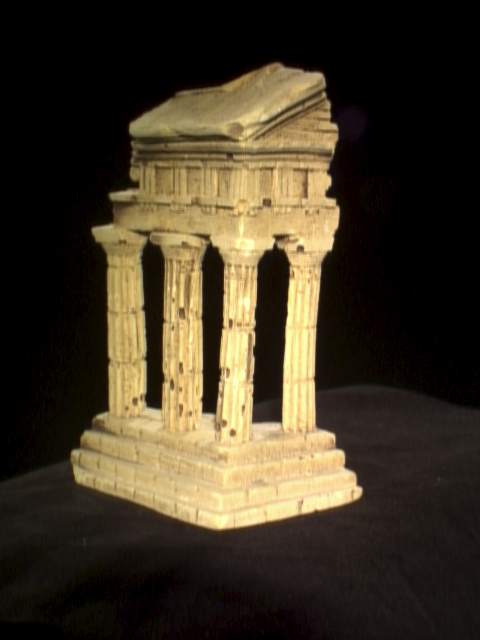
//> input picture opencv_test/myslic/temple0040.png, 480 x 640 px
$ ./slic_test ../temple0040.png 2000 256 ./result_temple.png   (built with g++ and OpenCV 4)
//> lines starting //> are read from the running program, lines starting //| are printed output that depends on the picture; after the words box and inside, x2 and y2 are one past the last pixel; in counts of white or black regions, pixels touching at a corner belong together
### opencv_test/myslic/slic.h
#ifndef SLIC_H
#define SLIC_H
#include <opencv2/opencv.hpp>
#include <opencv2/core/core.hpp>
#include <opencv2/highgui/highgui.hpp>
#include <stdio.h>
#include <iostream>
#include <vector>
#include <cmath>
#include <cfloat>

#define vec2dd std::vector<std::vector<double> >
#define vec2di std::vector<std::vector<int> >
#define vec2db std::vector<std::vector<bool> >
#define NR_ITERATIONS 10

class Slic {
	private:
		/* The cluster assignments and distance values for each pixel. */
		vec2di clusters;
		vec2dd distances;

		/* The LAB and xy values of the centers. */
		vec2dd centers;
		/* The number of occurences of each center. */
		std::vector<int> center_counts;

		/* The step size per cluster, and the colour (nc) and distance (ns)
         * parameters. */
		int step, nc, ns;

		/* Compute the distance between a center and an individual pixel. */
		double compute_dist(int ci, cv::Point pixel, cv::Scalar colour);
		cv::Point find_local_minimum(cv::Mat image, cv::Point center);

		/* Remove and initialize the 2d vectors. */
		void clear_data();
		void init_data(cv::Mat image);

	public:
		/* Class constructors and deconstructors. */
		Slic();
		~Slic();

		/* Generate an over-segmentation for an image. */
		void generate_superpixels(cv::Mat image, int step, int nc);
		/* Enforce connectivity for an image. */
		void create_connectivity(cv::Mat image);

		/* Draw functions. Resp. displayal of the centers and the contours. */
		void display_center_grid(cv::Mat image, cv::Scalar colour);
		void display_contours(cv::Mat, cv::Scalar colour);
		void colour_with_cluster_means(cv::Mat image);
};

#endif /* ifndef SLIC_H */

### opencv_test/myslic/slic.cc
#include "slic.h"

Slic::Slic() {

}

Slic::~Slic() {
	clear_data();
}

// private class member func
void Slic::clear_data() {
		clusters.clear();
		distances.clear();
		centers.clear();
		center_counts.clear();
}

// private class member func
void Slic::init_data(cv::Mat image) {
	/* Initialize the cluster and distance matrices. */
	for (int i = 0; i < image.cols; i++) {
		std::vector<int> cr;
		std::vector<double> dr;
		for (int j = 0; j < image.rows; j++) {
			cr.push_back(-1);
			// maximun positive float value
			// #define FLT_MAX 3.402823466e+38F
			dr.push_back(FLT_MAX);
		}
		clusters.push_back(cr);
		distances.push_back(dr);
    }

	/* Initialize the centers and counters. */
	for (int i = step; i < image.cols - step/2; i += step) {
		for (int j = step; j < image.rows - step/2; j += step) {
			std::vector<double> center;
			/* Find the local minimum (gradient-wise). */
			cv::Point nc = find_local_minimum(image, cv::Point(i,j));

			/* Generate the center vector. */
			center.push_back((int) image.at<cv::Vec3b>(nc.y, nc.x).val[0]);
			center.push_back((int) image.at<cv::Vec3b>(nc.y, nc.x).val[1]);
			center.push_back((int) image.at<cv::Vec3b>(nc.y, nc.x).val[2]);
			center.push_back(nc.x);
			center.push_back(nc.y);

			/* Append to vector of centers. */
			centers.push_back(center);
			center_counts.push_back(0);
        }
    }
}

// private class member func
// Compute the distance between a cluster center and an individual pixel.
double Slic::compute_dist(int ci, cv::Point pixel, cv::Scalar colour) {
	double dc = sqrt(pow(centers[ci][0] - colour.val[0], 2) +
		pow(centers[ci][1] - colour.val[1], 2) +
		pow(centers[ci][2] - colour.val[2], 2));
	double ds = sqrt(pow(centers[ci][3] - pixel.x, 2) +
		pow(centers[ci][4] - pixel.y, 2));

	return sqrt(pow(dc / nc, 2) + pow(ds / ns, 2));
}

// private class member func
// Find a local gradient minimum of a pixel in a 3x3 neighbourhood. This
// method is called upon initialization of the cluster centers.
cv::Point Slic::find_local_minimum(cv::Mat image, cv::Point center) {
	double min_grad = FLT_MAX;
	cv::Point loc_min = cv::Point(center.x, center.y);

	for (int i = center.x - 1; i < center.x + 2; i++) {
		for (int j = center.y - 1; j < center.y + 2; j++) {
			double i1 = (double) image.at<cv::Vec3b>(j+1, i).val[0];
			double i2 = (double) image.at<cv::Vec3b>(j, i+1).val[0];
			double i3 = (double) image.at<cv::Vec3b>(j, i).val[0];

			// [10 lines of commented-out code are left out]
			if (sqrt(pow(i1 - i3, 2)) + sqrt(pow(i2 - i3, 2)) < min_grad) {
				min_grad = fabs(i1 - i3) + fabs(i2 - i3);
				loc_min.x = i;
				loc_min.y = j;
			}
		}
	}
	return loc_min;
}

void Slic::generate_superpixels(cv::Mat image, int step, int nc) {
	this->step = step;
	this->nc = nc;
	this->ns = step;

	/* Clear previous data (if any), and re-initialize it. */
	clear_data();
	init_data(image);

	/* Run EM for 10 iterations (as prescribed by the algorithm). */
	for (int i = 0; i < NR_ITERATIONS; i++) {
		/* Reset distance values. */
		for (int j = 0; j < image.cols; j++) {
			for (int k = 0; k < image.rows; k++) {
				distances[j][k] = FLT_MAX;
			}
		}

		for (int j = 0; j < (int) centers.size(); j++) {
			/* Only compare to pixels in a 2 x step by 2 x step region. */
			for (int k = centers[j][3] - step; k < centers[j][3] + step; k++) {
				for (int l = centers[j][4] - step; l < centers[j][4] + step; l++) {

					if (k >= 0 && k < image.cols && l >= 0 && l < image.rows) {

						cv::Scalar colour((int) image.at<cv::Vec3b>(l, k).val[0],
							(int) image.at<cv::Vec3b>(l, k).val[1],
							(int) image.at<cv::Vec3b>(l, k).val[2]);
						double d = compute_dist(j, cv::Point(k,l), colour);

						/* Update cluster allocation if the cluster minimizes the
							distance. */
						if (d < distances[k][l]) {
							distances[k][l] = d;
							clusters[k][l] = j;
						}
					}
				}
			}
		}

		/* Clear the center values. */
		for (int j = 0; j < (int) centers.size(); j++) {
			centers[j][0] = centers[j][1] = centers[j][2] = centers[j][3] = centers[j][4] = 0;
			center_counts[j] = 0;
		}

		/* Compute the new cluster centers. */
		for (int j = 0; j < image.cols; j++) {
			for (int k = 0; k < image.rows; k++) {
				int c_id = clusters[j][k];

				if (c_id != -1) {
					centers[c_id][0] += (double) image.at<cv::Vec3b>(k, j).val[0];
					centers[c_id][1] += (double) image.at<cv::Vec3b>(k, j).val[1];
					centers[c_id][2] += (double) image.at<cv::Vec3b>(k, j).val[2];
					centers[c_id][3] += j;
					centers[c_id][4] += k;

					center_counts[c_id] += 1;
				}
			}
		}
		/* Normalize the clusters. */
		for (int j = 0; j < (int) centers.size(); j++) {
			centers[j][0] /= center_counts[j];
			centers[j][1] /= center_counts[j];
			centers[j][2] /= center_counts[j];
			centers[j][3] /= center_counts[j];
			centers[j][4] /= center_counts[j];
		}
	}
}

void Slic::create_connectivity(cv::Mat image) {
	int label = 0, adjlabel = 0;
	const int lims = (image.cols * image.rows) / ((int) centers.size());

	const int dx4[4] = {-1, 0, 1, 0};
	const int dy4[4] = {0, -1, 0, 1};

	/* Initialize the new cluster matrix. */
	vec2di new_clusters;
	for (int i = 0; i < image.cols; i++) {
		std::vector<int> nc;
		for (int j = 0; j < image.rows; j++) {
			nc.push_back(-1);
		}
		new_clusters.push_back(nc);
    }

	for (int i = 0; i < image.cols; i++) {
		for (int j = 0; j < image.rows; j++) {
			if (new_clusters[i][j] == -1) {
				std::vector<cv::Point> elements;
				elements.push_back(cv::Point(i, j));

				/* Find an adjacent label, for possible use later. */
				for (int k = 0; k < 4; k++) {
					int x = elements[0].x + dx4[k], y = elements[0].y + dy4[k];

					if (x >= 0 && x < image.cols && y >= 0 && y < image.rows) {
						if (new_clusters[x][y] >= 0) {
							adjlabel = new_clusters[x][y];
						}
					}
				}

				int count = 1;
				for (int c = 0; c < count; c++) {
					for (int k = 0; k < 4; k++) {
						int x = elements[c].x + dx4[k], y = elements[c].y + dy4[k];

						if (x >= 0 && x < image.cols && y >= 0 && y < image.rows) {
							if (new_clusters[x][y] == -1 && clusters[i][j] == clusters[x][y]) {
								elements.push_back(cv::Point(x, y));
								new_clusters[x][y] = label;
								count += 1;
							}
						}
					}
				}

				/* Use the earlier found adjacent label if a segment size is
					smaller than a limit. */
				if (count <= lims >> 2) {
					for (int c = 0; c < count; c++) {
						new_clusters[elements[c].x][elements[c].y] = adjlabel;
					}
					label -= 1;
				}
				label += 1;
			}
		}
	}
}

/* Display the cluster centers. */
// [5 lines left out: function display_center_grid, not called in this run]

/* Display a single pixel wide contour around the clusters. */
void Slic::display_contours(cv::Mat image, cv::Scalar colour) {
	const int dx8[8] = {-1, -1,  0,  1, 1, 1, 0, -1};
	const int dy8[8] = { 0, -1, -1, -1, 0, 1, 1,  1};

	/* Initialize the contour std::vector and the matrix detailing whether a pixel
	* is already taken to be a contour. */
	std::vector<cv::Point> contours;
	vec2db istaken;
	for (int i = 0; i < image.cols; i++) {
		std::vector<bool> nb;
		for (int j = 0; j < image.rows; j++) {
			nb.push_back(false);
		}
		istaken.push_back(nb);
	}

	/* Go through all the pixels. */
	for (int i = 0; i < image.cols; i++) {
		for (int j = 0; j < image.rows; j++) {
			int nr_p = 0;

			/* Compare the pixel to its 8 neighbours. */
			for (int k = 0; k < 8; k++) {
				int x = i + dx8[k], y = j + dy8[k];

				if (x >= 0 && x < image.cols && y >= 0 && y < image.rows) {
					if (istaken[x][y] == false && clusters[i][j] != clusters[x][y]) {
						nr_p += 1;
					}
				}
			}

			/* Add the pixel to the contour list if desired. */
			if (nr_p >= 2) {
				contours.push_back(cv::Point(i, j));
				istaken[i][j] = true;
			}
		}
	}

	/* Draw the contour pixels. */
	for (int i = 0; i < (int) contours.size(); i++) {
		image.at<cv::Vec3b>(contours[i].y, contours[i].x).val[0] = colour.val[0];
		image.at<cv::Vec3b>(contours[i].y, contours[i].x).val[1] = colour.val[1];
	 	image.at<cv::Vec3b>(contours[i].y, contours[i].x).val[2] = colour.val[2];
	}
}

void Slic::colour_with_cluster_means(cv::Mat image) {
	std::vector<cv::Scalar> colours(centers.size());

	/* Gather the colour values per cluster. */
	for (int i = 0; i < image.cols; i++) {
		for (int j = 0; j < image.rows; j++) {
			int index = clusters[i][j];
			//cv::Scalar colour =
			colours[index].val[0] +=  image.at<cv::Vec3b>(j, i).val[0];
			colours[index].val[1] +=  image.at<cv::Vec3b>(j, i).val[1];
			colours[index].val[2] +=  image.at<cv::Vec3b>(j, i).val[2];
		}
	}

	/* Divide by the number of pixels per cluster to get the mean colour. */
	for (int i = 0; i < (int) colours.size(); i++) {
		colours[i].val[0] /= center_counts[i];
		colours[i].val[1] /= center_counts[i];
		colours[i].val[2] /= center_counts[i];
	}

	/* Fill in. */
	for (int i = 0; i < image.cols; i++) {
		for (int j = 0; j < image.rows; j++) {
			cv::Scalar ncolour = colours[clusters[i][j]];
			image.at<cv::Vec3b>(j, i).val[0] = ncolour.val[0];
			image.at<cv::Vec3b>(j, i).val[1] = ncolour.val[1];
			image.at<cv::Vec3b>(j, i).val[2] = ncolour.val[2];
		}
	}
}

### opencv_test/myslic/slic_test.cc
#include <opencv2/core/core.hpp>
#include <opencv2/imgproc/imgproc.hpp>
#include <opencv2/highgui/highgui.hpp>
#include <stdlib.h>
#include <iostream>
#include <vector>
#include <cmath>
#include <cfloat>
#include "slic.h"

int main (int argc, char * argv[]) {
	if ( argc < 4 ) {
		std::cerr << "Input not right!\n"
				<< "./myslic path_to_image number_of_superpixels quality path_to_svae_result" << std::endl;
	}

	cv::Mat image = cv::imread(argv[1], 1);
//> image is the input picture: 640 rows x 480 cols, CV_8UC3; mean B, G, R 36.9, 54.3, 64.1
	cv::Mat lab_image = image.clone();
	cv::cvtColor(image, lab_image, CV_BGR2Lab);
//> lab_image: 640 rows x 480 cols, CV_8UC3; mean of channels 0, 1, 2 56.6, 129.3, 138.3

	int w = image.cols, h = image.rows;
//> w = 480; h = 640
	int nr_supperpixels = atoi(argv[2]);
//> nr_supperpixels = 2000
	int nc = atoi(argv[3]);
//> nc = 256
	double step = sqrt((w * h) / (double) nr_supperpixels);
//> step = 12.39

	Slic slic;
	slic.generate_superpixels(lab_image, step, nc);
//> in generate_superpixels, `this->nc = nc;`: this->nc = 256
//> after the loop in init_data, `for (int i = step; i < image.cols - step/2; i += step)`: centers = 2028 items; center_counts = 2028 values from 0 to 0
//> after the loop in generate_superpixels, `for (int i = 0; i < NR_ITERATIONS; i++)`: center_counts = 2028 values, max 240 at index 1976, min 96 at index 863, mean 151.5
	slic.create_connectivity(lab_image);
//> in create_connectivity, `const int lims = (image.cols * image.rows) / ((int) centers.size());`: lims = 151
//> the loop in create_connectivity, `for (int i = 0; i < image.cols; i++)` made 480 passes
//> (adjlabel, label) on passes 1 to 3: (50, 52), (50, 52), (50, 52)
//> after the loop in create_connectivity, `for (int i = 0; i < image.cols; i++)`: adjlabel = 2008; label = 2028

	slic.display_contours(image, CV_RGB(255, 0, 0));
//> after the loop in display_contours, `for (int i = 0; i < (int) contours.size(); i++)`:
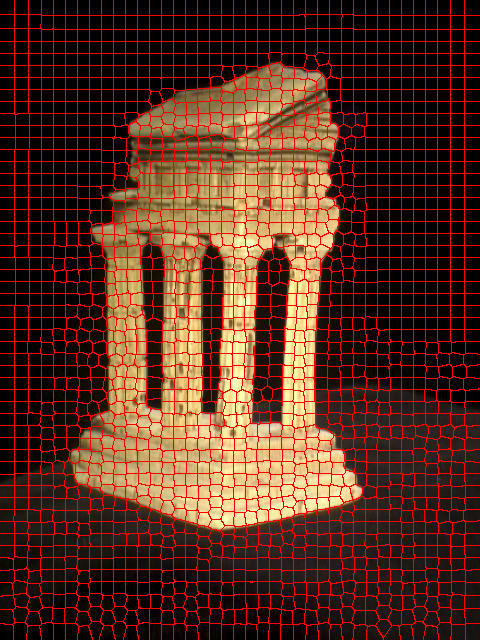
//> image: 640 rows x 480 cols, CV_8UC3; 15.64% of pixels changed, all inside (x1, y1, x2, y2) = (0, 0, 480, 640)


	// cd build && ./myslic ../temple0040.png 2000 256 ./result_temple.png
	if (image.cols > 600) {
		int scale = image.cols/600;
		cv::resizeWindow("result", image.cols/scale, image.rows/scale);
	}
	cv::imshow("result", image);
	cv::waitKey(0);
	slic.colour_with_cluster_means(image);
//> after the loop in colour_with_cluster_means, `for (int i = 0; i < image.cols; i++)`: colours = 2028 Scalars, first 8: [0, 0, 7395, 0], [0, 0, 7140, 0], [0, 0, 6885, 0], [12, 0, 6630, 0], [0, 0, 6630, 0], [21, 12, 6642, 0], [0, 0, 6630, 0], [0, 0, 6630, 0]
//> after the loop in colour_with_cluster_means, `for (int i = 0; i < (int) colours.size(); i++)`: colours = 2028 Scalars, first 8: [0, 0, 32.87, 0], [0, 0, 34, 0], [0, 0, 35.31, 0], [0.07, 0, 36.83, 0], [0, 0, 36.83, 0], [0.12, 0.07, 36.9, 0], [0, 0, 36.83, 0], [0, 0, 36.83, 0]
//> after the loop in colour_with_cluster_means, `for (int i = 0; i < image.cols; i++)`:
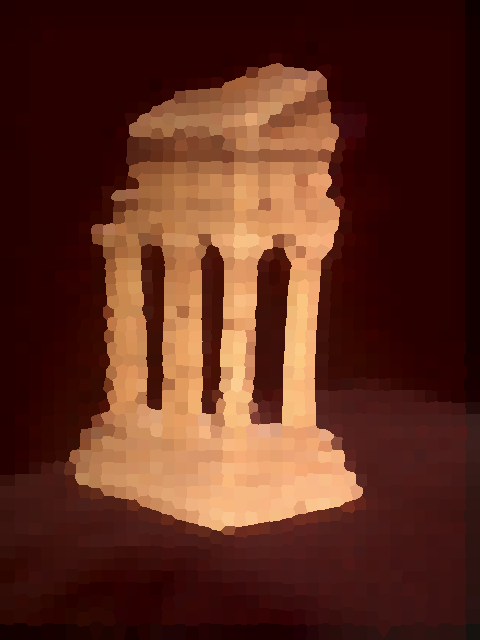
//> image: 640 rows x 480 cols, CV_8UC3; mean B, G, R 30.5, 45, 92.9
	std::vector<int> compression_params;
	compression_params.push_back(CV_IMWRITE_JPEG_QUALITY);
	compression_params.push_back(100);
	cv::imwrite(argv[4], image, compression_params);

	return 0;
}

$ run again, with opencv_test/myslic/temple0013.png copied over opencv_test/myslic/temple0040.png
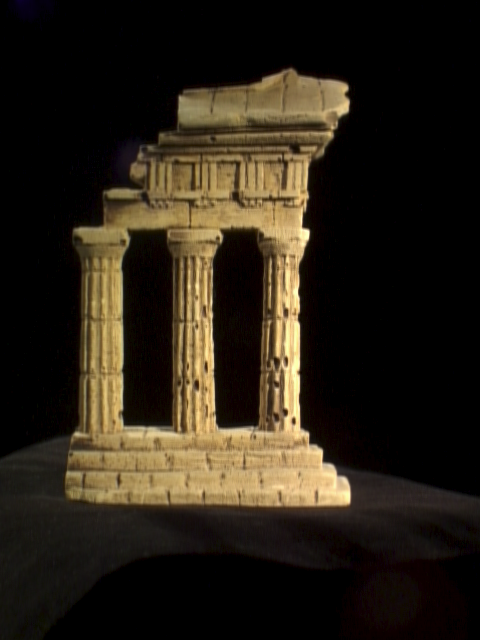
//> input picture opencv_test/myslic/temple0013.png, 480 x 640 px
//> image is the input picture: 640 rows x 480 cols, CV_8UC3; mean B, G, R 22, 33.6, 41.2
//> lab_image: 640 rows x 480 cols, CV_8UC3; mean of channels 0, 1, 2 35.9, 129.3, 135.3
//> nr_supperpixels = 2000
//> nc = 256
//> step = 12.39
//> in generate_superpixels, `this->nc = nc;`: this->nc = 256
//> after the loop in init_data, `for (int i = step; i < image.cols - step/2; i += step)`: centers = 2028 items; center_counts = 2028 values from 0 to 0
//> after the loop in generate_superpixels, `for (int i = 0; i < NR_ITERATIONS; i++)`: center_counts = 2028 values, max 239 at index 2027, min 108 at index 916, mean 151.5
//> lims = 151
//> the loop in create_connectivity, `for (int i = 0; i < image.cols; i++)` made 480 passes
//> (adjlabel, label) on passes 1 to 3: (50, 52), (50, 52), (50, 52)
//> after the loop in create_connectivity, `for (int i = 0; i < image.cols; i++)`: adjlabel = 2022; label = 2028
//> after the loop in display_contours, `for (int i = 0; i < (int) contours.size(); i++)`:
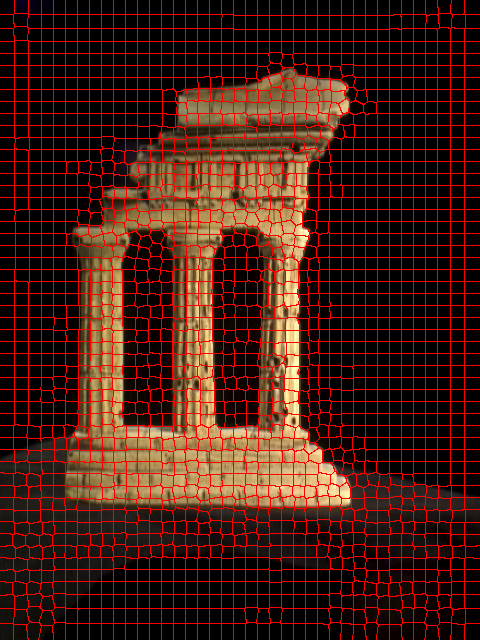
//> image: 640 rows x 480 cols, CV_8UC3; 15.59% of pixels changed, all inside (x1, y1, x2, y2) = (0, 0, 480, 640)
//> after the loop in colour_with_cluster_means, `for (int i = 0; i < image.cols; i++)`: colours = 2028 Scalars, first 8: [797, 0, 7306, 0], [45, 0, 6888, 0], [18, 0, 6885, 0], [0, 0, 6630, 0], [0, 0, 6630, 0], [12, 0, 6630, 0], [0, 0, 6630, 0], [6, 0, 6630, 0]
//> after the loop in colour_with_cluster_means, `for (int i = 0; i < (int) colours.size(); i++)`: colours = 2028 Scalars, first 8: [3.56, 0, 32.62, 0], [0.22, 0, 34.44, 0], [0.1, 0, 36.62, 0], [0, 0, 36.83, 0], [0, 0, 36.83, 0], [0.07, 0, 36.83, 0], [0, 0, 36.83, 0], [0.03, 0, 36.83, 0]
//> after the loop in colour_with_cluster_means, `for (int i = 0; i < image.cols; i++)`:
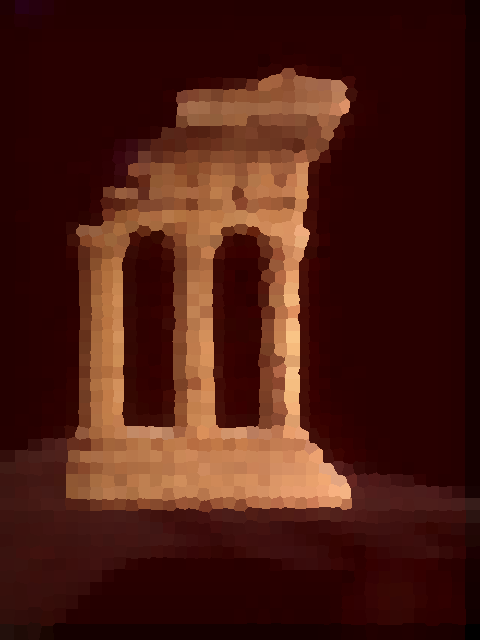
//> image: 640 rows x 480 cols, CV_8UC3; mean B, G, R 18.1, 27.8, 73.6
